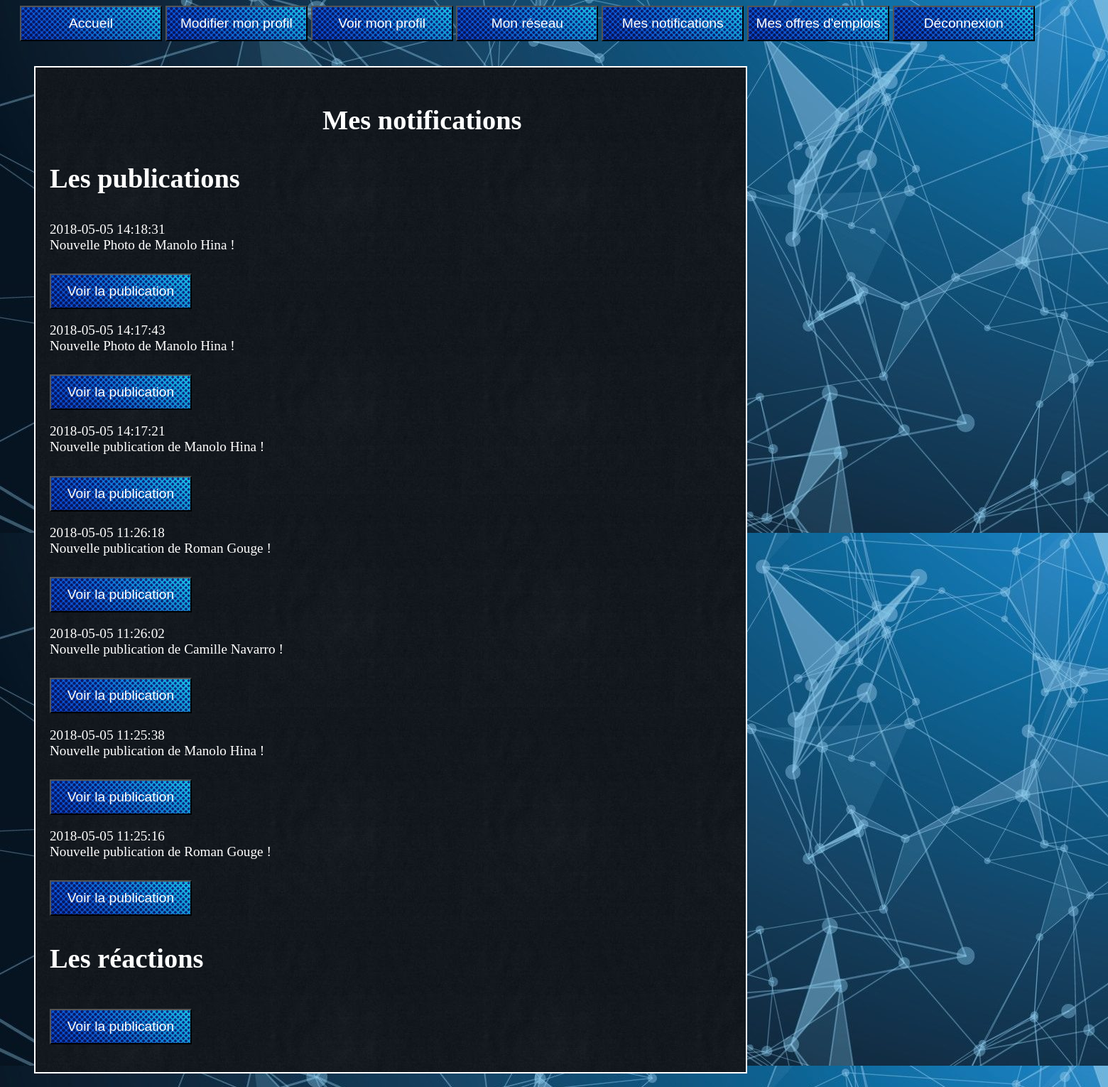
The page /notifications.php on the database its author committed.
### tables this page shows
CREATE TABLE IF NOT EXISTS `publication` (
  `id_pub` int(11) NOT NULL AUTO_INCREMENT COMMENT 'Clé primaire de la publication',
  `id_user` int(11) NOT NULL COMMENT 'Clé secondaire de l''utilisateur postant la publication',
  `id_media` int(11) DEFAULT NULL COMMENT 'Clé secondaire du média à ajouter à la publicaiton',
  `type` varchar(6) NOT NULL COMMENT 'Texte ou media',
  `date_post` timestamp NOT NULL DEFAULT CURRENT_TIMESTAMP COMMENT 'Date à laquelle la publication est postée',
  `texte` text COMMENT 'Message de la publication',
  `statut` varchar(30) DEFAULT NULL COMMENT 'Statut de l''utilisateur au moment de poster',
  `acces` varchar(10) NOT NULL DEFAULT 'publique' COMMENT 'Publique, prive ou restreint',
  PRIMARY KEY (`id_pub`),
  KEY `id_user` (`id_user`),
  KEY `id_media` (`id_media`)
);

CREATE TABLE IF NOT EXISTS `utilisateur` (
  `id_user` int(11) NOT NULL AUTO_INCREMENT COMMENT 'Clé primaire de l''étudiant',
  `pseudo` varchar(30) NOT NULL COMMENT 'Pseudonyme',
  `nom` varchar(30) NOT NULL COMMENT 'Nom de famille',
  `prenom` varchar(30) NOT NULL COMMENT 'Prénom',
  `mail` varchar(30) NOT NULL COMMENT 'E-mail',
  `mdp` varchar(30) NOT NULL COMMENT 'Mot de passe',
  `fonction` varchar(30) NOT NULL COMMENT 'Étudiant ou employé',
  `naissance` date DEFAULT NULL COMMENT 'Date de naissance',
  `genre` varchar(6) DEFAULT NULL COMMENT 'Femme ou homme',
  `droit` varchar(15) NOT NULL DEFAULT 'auteur' COMMENT 'Auteur ou administrateur',
  PRIMARY KEY (`id_user`),
  UNIQUE KEY `mail` (`mail`),
  UNIQUE KEY `pseudo` (`pseudo`),
  UNIQUE KEY `pseudo_2` (`pseudo`)
);

### notifications.php (the view, shortened to what this page needs)
<?php
    $id_contacts = array();
    $id_pub = array();
    $texte_pub = array();
    $nom_contact = array();
    $prenom_contact = array();
    $date_post = array();
    $id_pub_user = array();
    $publi = array();
    $i = 0;
    $m = 0;
    $db_handle = new mysqli("localhost", "root", "") or die ("Connexion au serveur impossible!");
    $db_handle->query('SET NAMES utf8');
    $SQL7 = "SELECT id_user FROM connexion";
    $result7 = $db_handle->query($SQL7);
    while ($db_field7 = $result7->fetch_assoc()) {
        $id_user = $db_field7["id_user"];
    }
    $SQL = "SELECT * FROM utilisateur WHERE id_user='$id_user'";
    $result = $db_handle->query($SQL);
    while ($db_field = $result->fetch_assoc()) {
        $id_user = $db_field["id_user"];
    }
    $SQL7 = "SELECT * FROM contact WHERE id_user='$id_user'";
    $result7 = $db_handle->query($SQL7);
    while ($db_field7 = $result7->fetch_assoc()) {
        $id_contacts[$i] = $db_field7['id_user_contact'] ;
        $i ++ ;
    }
    $i=0;
    $SQL8 = "SELECT * FROM notif_pub";
    $result8 = $db_handle->query($SQL8);
    while ($db_field8 = $result8->fetch_assoc()) {
        $id_pub[$i] = $db_field8['id_pub'] ;
        $id_auteur_pub[$i] = $db_field8['id_user'] ;
        $texte_pub[$i] = $db_field8['texte'] ;
        $i ++ ;
    }
    for($i = sizeof($id_pub) - 1; $i > -1  ; $i--)
    {
        for($j = sizeof($id_contacts) - 1 ; $j > -1  ; $j--)
        {
            if($id_auteur_pub[$i] == $id_contacts[$j]){
                array_push($id_pub_user,$id_pub[$i] );
                $SQL9 = "SELECT * FROM utilisateur WHERE id_user ='$id_auteur_pub[$i]'";
                $result9 = $db_handle->query($SQL9);
                while ($db_field9 = $result9->fetch_assoc()) {
                    $nom_contact= $db_field9['nom'];
                    $prenom_contact = $db_field9['prenom'];
                }
                $SQL10 = "SELECT * FROM publication WHERE id_pub ='$id_pub[$i]'";
                $result10 = $db_handle->query($SQL10);
                while ($db_field10 = $result10->fetch_assoc()) {
                    $date_post = $db_field10['date_post'];
                }
                if ($texte_pub[$i] == "Nouvelle publication"){
                    $notif_pub[$m] = $date_post . '<br>' . $texte_pub[$i] . " de " . $prenom_contact . " " . $nom_contact . " !";
                    $m++;
                }
                else if ($texte_pub[$i] == "Photo") {
                    $notif_pub[$m] = $date_post . ' <br>Nouvelle ' . $texte_pub[$i] . ' de ' . $prenom_contact . ' ' . $nom_contact . ' !';
                    $m++;
                }
            }
        }
    }
	$SQL12 = "SELECT * FROM publication WHERE id_user = '$id_user'";
	$result12 = $db_handle->query($SQL12);
	$k = 0;
	while($db_field12 = $result12->fetch_assoc())
	{
		$publi[$k] = $db_field12['id_pub'];
		$k++;
	}
	for($k = 0 ; $k < sizeof($publi) ; $k ++)
	{
		$notif_act[$k] = "";
	}
?>
<html>
    <head>
        <link href="accueil.css" rel="stylesheet"/>
    </head>
    <body>
        <ul class="conteneur">
            <ul class="menu">
            <li> <a href="accueil.php"><button>Accueil</button></a></li>
               <li> <a href="gestion_profil.php"><button>Modifier mon profil</button></a></li>
                <li> <a href="profil.php"><button>Voir mon profil</button></a></li>
               <li> <a href="reseau.php"><button>Mon réseau</button></a></li>
               <li> <a href="notifications.php"><button>Mes notifications</button></a></li>
               <li> <a href="liste_emplois.php"><button>Mes offres d'emplois</button></a></li>
               <li> <a href="deconnexion.php"><button>Déconnexion</button></a></li>
            </ul>
            <div name="not" id="notif_centre">
                <h2>Mes notifications</h2>
                <div id="notifications_pub">
                    <h3>Les publications</h3>
                    <?php for($i = 0; $i < sizeof($notif_pub)  ; $i++){ ?>
                        <p>
                            <?php echo $notif_pub[$i];?>
                            <form action="voir_publication.php" method="post">
                                <input type="submit" value="Voir la publication" name="<?php echo $i; ?>">
                            </form>
                    <?php } ?>
                    </p>
                </div>
            <div id="notifications_actions">
                    <h3>Les réactions</h3>
					<?php for($i = 0; $i < sizeof($notif_act)  ; $i++){ ?>
                        <p>
                            <form action="voir_publication.php" method="post">
                                <input type="submit" value="Voir la publication" name="<?php echo $i; ?>">
                            </form>
                    <?php } ?>
                </div>
            </div>
        </ul>
    </body>
</html>

### accueil.css (style rules this page uses)
html { background-image: url(fond.jpg); color:white; font-size:120%; }
.menu { position: relative; width:200%; background-image: url(ban.jpg); height:75px; margin-left:-60px; margin-top: -10px; margin-bottom: 20px; }
.menu>li { position: relative; list-style:none; display:inline-table; }
.menu>li>a>button { margin-top:10px; height:50px; width:200px; background-image:url(bouton.jpg); color:white; font-size:100%; }
h2 { margin-left:40%; font-size: 200%; }
h3 { font-size: 200%; }
div[name="not"] { padding:20px; background-image:url(fonText.jpg); border:solid 2px white; margin-right:500px; }
input[type="submit"] { margin-top:10px; height:50px; width:200px; background-image:url(bouton.jpg); color:white; font-size:100%; }

### rows shown on the page
publication: date_post "2018-05-05 14:18:31"
utilisateur: prenom "Manolo", nom "Hina"
publication: date_post "2018-05-05 14:17:43"
publication: date_post "2018-05-05 14:17:21"
publication: date_post "2018-05-05 11:26:18"
utilisateur: prenom "Roman", nom "Gouge"
publication: date_post "2018-05-05 11:26:02"
utilisateur: prenom "Camille", nom "Navarro"
publication: date_post "2018-05-05 11:25:38"
publication: date_post "2018-05-05 11:25:16"

### other values the page prints
$texte_pub[$i] "Photo"
$texte_pub[$i] "Nouvelle publication"
